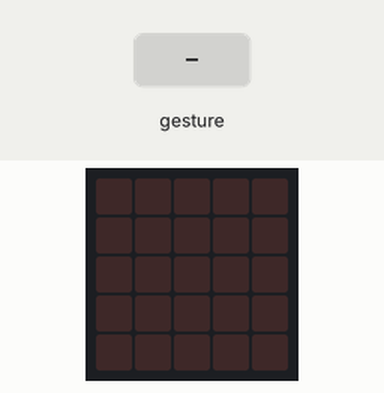
A program run on a simulated BBC micro:bit (MakeCode). Parts: the board's 5×5 LED display. The inputs (shaded band) are chosen by the test bench. Random numbers come from a fixed seed; a tilt is held for 1.5 s and a shake lasts 1 s, then the board lies face up again.

Above: at 1.2 s.
1.3 s: gesture 'shake'
At 2.1 s:
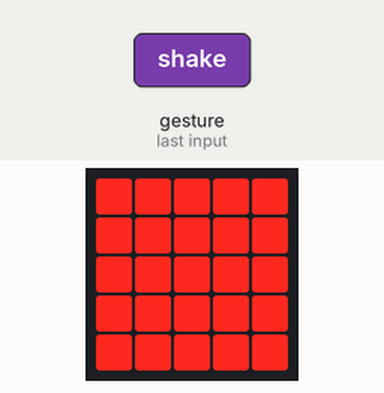
3.0 s: gesture 'shake'
At 4.6 s:
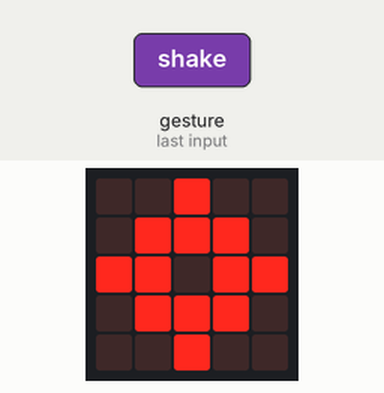
Timing chart, 0 to 6.1 s (numbered marks = the images above; inputs shaded):
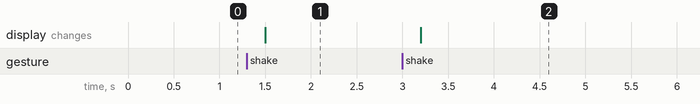

The program:

main.ts
```typescript
let item = 0
input.onGesture(Gesture.Shake, function () {
    item = randint(0, 2)
    if (item == 0) {
        basic.showLeds(`
            # # # # #
            # # # # #
            # # # # #
            # # # # #
            # # # # #
            `)
    } else if (item == 1) {
        basic.showIcon(IconNames.Scissors)
    } else {
        basic.showIcon(IconNames.Target)
    }
})
```

test.ts
```typescript
// ide kerülnek a tesztek; a rendszer ezt nem kompilálja, ha a csomagot bővítményként használják.
```

Measured:
- after the input at 1.3 s, the display: changes after 0.20 s (image 1)
- after the input at 3.0 s, the display: changes after 0.20 s (image 2)
